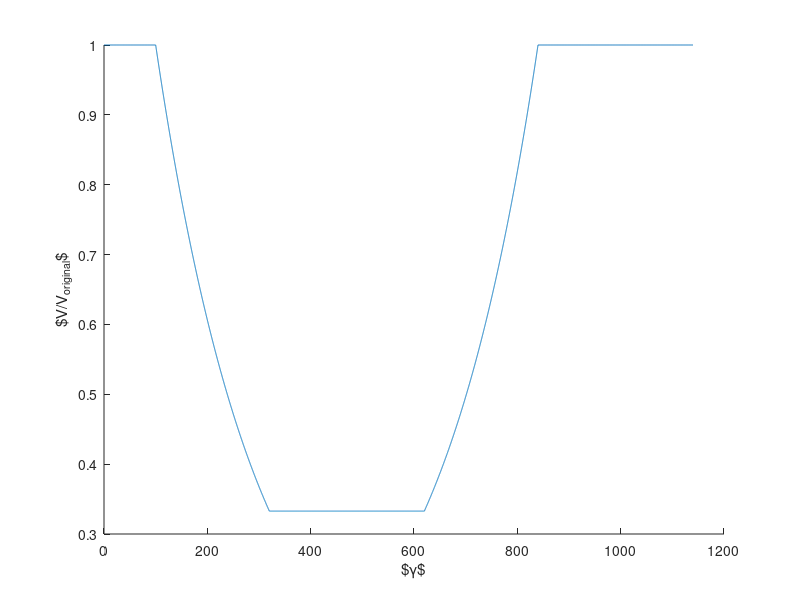

Source code (MATLAB):
clc;
clear;
close all;

%% input from file
% initial box
sidex = 600;
sidey = 600;
sidez = 600; 
% max conc = a * init conc
a = 3;
% volume change by rate*100% in concentrating
rate = 0.0005; 
% write info
box_write=1000;
dt=0.0001;

%% calculate strain in each region
N = ceil(-log(a)/log(1-rate)*dt*box_write); % strain in concentrating or expanding
region1 = 100;           % low conc steady shear
region2 = region1+N;  % concentration
region3 = region2+300;  % high conc steady shear
region4 = region3+N;  % expand
region5 = region4+300;  % low conc steady shear
gammaTot = region5; 


%% allocate array based on needed strain to complete cycle
gamma = (0:dt*box_write:gammaTot)';
Lx = zeros(length(gamma),1);
Ly = zeros(length(gamma),1);
Lz = zeros(length(gamma),1);

n = 0; 
%% fill in box array
for s=1:length(gamma)+1
    % region 1
    if (s <= region1/(dt*box_write)+1)
        Lx(s) = sidex;
        Ly(s) = sidey;
        Lz(s) = sidez;
        n = 1; 
        continue;
    end
    % region 2
    if (s <= region2/(dt*box_write)+1)
        Lx(s) = sidex*(1-rate)^(n/3);
        Ly(s) = sidey*(1-rate)^(n/3);
        Lz(s) = sidez*(1-rate)^(n/3);
        n = n+1; 
        continue;
    end
    % region 3
    if (s <= region3/(dt*box_write)+1)
        Lx(s) = Lx(s-1);
        Ly(s) = Ly(s-1);
        Lz(s) = Lz(s-1);
        ind = s; 
        n = 1; 
        continue;
    end
    % region 4
    if (s <= region4/(dt*box_write)+1)
        Lx(s) = Lx(ind)*(1-rate)^(-n/3);
        Ly(s) = Ly(ind)*(1-rate)^(-n/3);
        Lz(s) = Lz(ind)*(1-rate)^(-n/3);
        n = n+1; 
        continue;
    end
    % region 5
    if (s <= region5/(dt*box_write)+1)
        Lx(s) = sidex;
        Ly(s) = sidey;
        Lz(s) = sidez;
        continue;
    end
end
V = Lx.*Ly.*Lz;

% figure()
% hold on
% plot(gamma, Lx)
% plot(gamma, Ly)
% plot(gamma, Lz)
% legend('$L_x$','$L_y$','$L_z$')
% xlabel('$\gamma$')
% ylabel('Box length')

min(Lx)
gamma(end)
figure()
hold on
plot(gamma, V/(sidex*sidey*sidez))
xlabel('$\gamma$')
ylabel('$V/V_{original}$')

% gammaTot